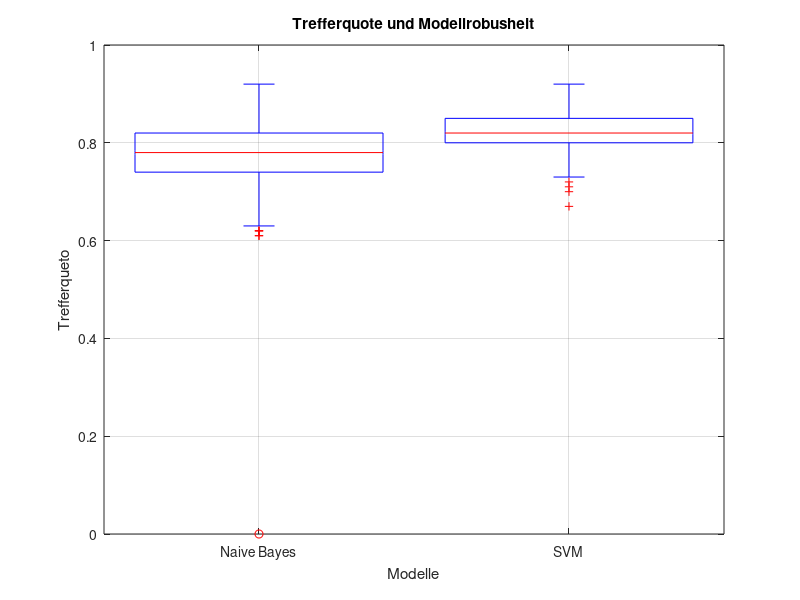

The MATLAB source for this figure: (Note: this script raises an error after producing the figure.)
%% bSkriptModellperformance
% This skript realse the visualisation of performance
% @Author: Benjamin M. Abdel-Karim
% @since: 2017-05-30
% @version: 2017-05-31

%% Clear everthing
clear; clc; close all;

%% Korrekten Pfad zu den Unterfunktionen legen
addpath('Funktionsbibliothek/MATLAB2Tikiz/src');

%% Import the Data
% Load the Data in a new matrix
%mData = xlsread('ModelleGuete.xlsx');

% Die NaiveBayes
% Jeder Modellwert enthaelt eine ID von 1 bis n. Messung erfolgt ueber die
% Laenge der Eintrage. Wird fuer den Boxplot benotigt.
vNaiveBayesValues=  csvread('Datenbank/NaiveBayes.csv');
vNaiveBayesID = zeros(length(vNaiveBayesValues),1);
vNaiveBayesID = vNaiveBayesID+1; % Index 1. 

% SVM
vSVMValues =  csvread('Datenbank/SVM.csv');
vSVMValuesID = zeros(length(vSVMValues),1);
vSVMValuesID = vSVMValuesID+2; % Index 2.


%% Setze das Ergebnisfeld zusammen
% Das Ergebnisfeld fuer die Modelle wird zusammen gesetzt. 
mData = [vNaiveBayesValues, vNaiveBayesID;
        vSVMValues, vSVMValuesID
];


%% Creat the Boxplot for each Modell
% The method has tow benifits. Number one ist the directly and fixided
% showing of each modelperformance
% Second ist that the boxplot shows the strength of each model
% (sensitivtitat).

figure;
boxplot(mData(:,1), mData(:,2))
title('Trefferquote und Modellrobusheit');
grid on;
ylabel('Trefferqueto');
xlabel('Modelle');
xticklabels({'Naive Bayes', 'SVM'});
% xticklabels({'LRM','SVM','ANN','Tree','LPT',});
matlab2tikz('Abbildungen/ModelleGueteUndRobustheit.tex');
